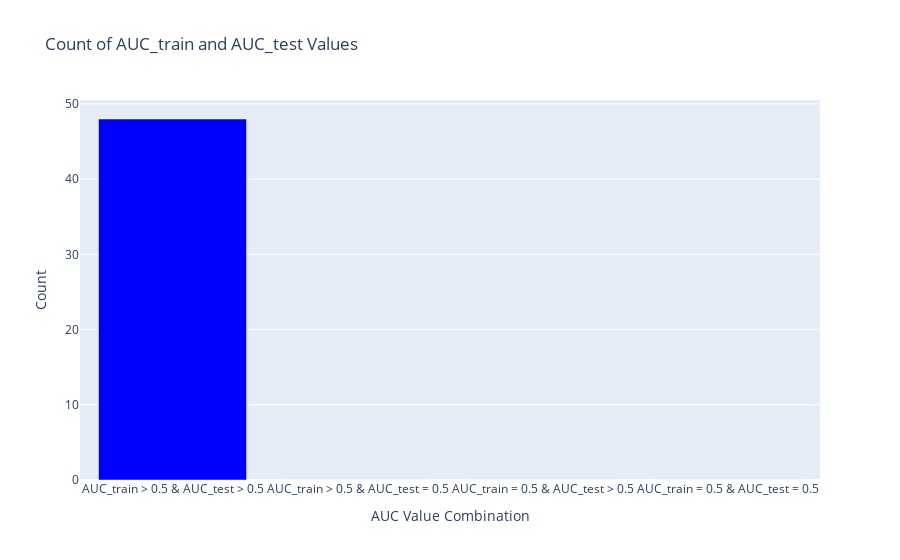

Here is the notebook cell this chart was saved with:
### Code cell
import plotly.graph_objects as go

# Count the occurrences for AUC_train > 0.5
auc_train_greater_than_0_5 = J[J['AUC_train'] > 0.5]
auc_test_greater_than_0_5_for_train_greater_than_0_5 = (auc_train_greater_than_0_5['AUC_test'] > 0.5).sum()
auc_test_equal_to_0_5_for_train_greater_than_0_5 = (auc_train_greater_than_0_5['AUC_test'] == 0.5).sum()

# Count the occurrences for AUC_train = 0.5
auc_train_equal_to_0_5 = J[J['AUC_train'] == 0.5]
auc_test_greater_than_0_5_for_train_equal_to_0_5 = (auc_train_equal_to_0_5['AUC_test'] > 0.5).sum()
auc_test_equal_to_0_5_for_train_equal_to_0_5 = (auc_train_equal_to_0_5['AUC_test'] == 0.5).sum()

# Create a bar chart
labels = [
    'AUC_train > 0.5 & AUC_test > 0.5',
    'AUC_train > 0.5 & AUC_test = 0.5',
    'AUC_train = 0.5 & AUC_test > 0.5',
    'AUC_train = 0.5 & AUC_test = 0.5'
]
counts = [
    auc_test_greater_than_0_5_for_train_greater_than_0_5,
    auc_test_equal_to_0_5_for_train_greater_than_0_5,
    auc_test_greater_than_0_5_for_train_equal_to_0_5,
    auc_test_equal_to_0_5_for_train_equal_to_0_5
]

fig = go.Figure(data=[go.Bar(x=labels, y=counts, marker_color=['blue', 'orange', 'green', 'red'])])
fig.update_layout(
    title='Count of AUC_train and AUC_test Values',
    xaxis_title='AUC Value Combination',
    yaxis_title='Count'
)
fig.show()

### Figure 1 — Plotly figure (JSON) as saved in the notebook; plotly's stock layout.template omitted (floating-point values rounded to 4 significant figures)
{"data": [{"marker": {"color": ["blue", "orange", "green", "red"]}, "type": "bar", "x": ["AUC_train > 0.5 & AUC_test > 0.5", "AUC_train > 0.5 & AUC_test = 0.5", "AUC_train = 0.5 & AUC_test > 0.5", "AUC_train = 0.5 & AUC_test = 0.5"], "y": [48, 0, 0, 0]}], "layout": {"title": {"text": "Count of AUC_train and AUC_test Values"}, "xaxis": {"title": {"text": "AUC Value Combination"}}, "yaxis": {"title": {"text": "Count"}}}}
